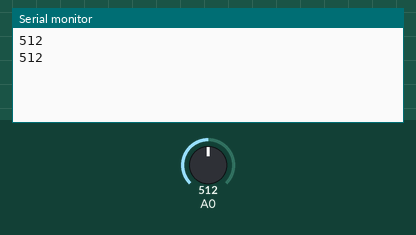
Recording of a sketch running on a simulated Arduino Uno, built with avr-gcc and run on an emulated ATmega328P. Parts: the last lines printed to the serial monitor. The test bench sets the inputs (shaded band); at power-on: A0 = 512.

Above: at 1.8 s.
1.9 s: A0 set to 716
At 2.8 s:
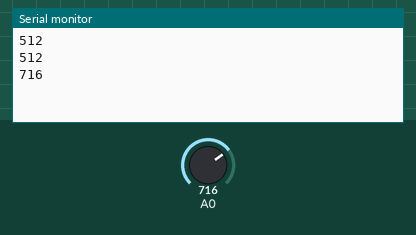
3.4 s: A0 set to 900
At 4.8 s:
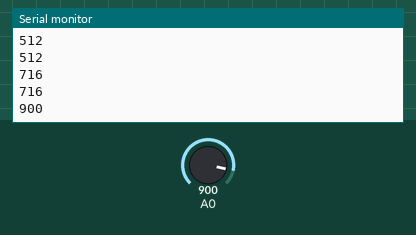
Timing chart, 0 to 6.4 s (numbered marks = the images above; inputs shaded):
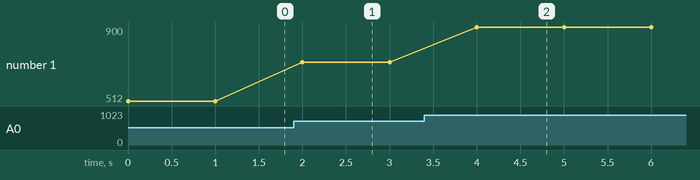

Measured:
- after the input at 1.9 s, the serial monitor: prints a new line after 0.10 s (image 1)
- after the input at 3.4 s, the serial monitor: prints a new line after 0.60 s (image 2)
- plotted number 1: 512 → 716 after the input at 1.9 s, 716 → 900 after the input at 3.4 s

The sketch:

dojo.ino
```cpp
/*
  # Example code for the moisture sensor
  # Editor     : Lauren
  # Date       : 13.01.2012
  # Version    : 1.0
  # Connect the sensor to the A0(Analog 0) pin on the Arduino board

  # the sensor value description
  # 0  ~300     dry soil
  # 300~700     humid soil
  # 700~950     in water
*/

void setup(){

  Serial.begin(57600);

}

void loop(){

  //Serial.print("Moisture Sensor Value:");
  Serial.println(analogRead(0));
  delay(1000);

}
```
